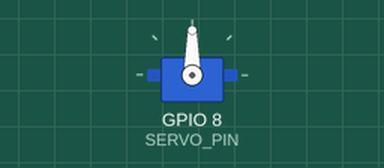
This sketch was run on a simulated ESP32-S3. Shown: servo. I2S audio is not simulated (input reads silence); what the sketch prints to the serial monitor is not drawn.

Above: at 2.0 s.
Timing chart, 0 to 5.0 s (numbered marks = the images above):
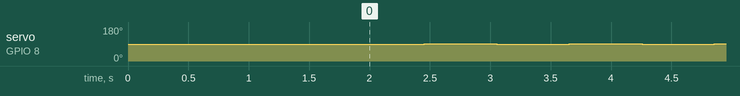

The sketch:

servo_direction_test.ino
```cpp
// servo_direction_test.ino
// ESP32-S3 Supermini + INMP441 + positional hobby servo (SG92R).
//
// Does the servo sound different going one way than the other?
//
// This was missed by servo_mic_test, which measured only the outbound move and
// treated every return as gap contamination to be excluded. Direction was never
// a variable. Playing a pattern made it obvious by ear, because the sequencer
// alternates direction on every hit and the two sound like a high and a low
// drum. Checking the old recordings afterwards, outbound and return jumps have
// the same 9 kHz peak but centroids 408 Hz apart, with the return about 1 dB
// louder: real, but measured on large jumps rather than on the small moves a
// pattern actually uses.
//
// So: isolated single moves, one direction at a time, at the step sizes the
// sequencer uses as velocities. Each move gets its own analysis window with
// silence either side, so up and down are never averaged together.
//
// Same serial protocol and plan shape as the other sketches, so analyze.py
// reads it unchanged. type = 'U' or 'D', p1 = move size in degrees.
//
// Wiring (avoid ESP32-S3 strapping pins 0/3/45/46):
//   INMP441   VDD->3V3  GND->GND  L/R->GND (left ch)  WS->GPIO12  SCK->GPIO11  SD->GPIO13
//   Servo     signal->GPIO8  power from the board's 5V pin, share ground.

#include <ESP32Servo.h>
#include <driver/i2s.h>

#define VERSION "1.0"

#define I2S_WS    12
#define I2S_SD    13
#define I2S_SCK   11
#define SERVO_PIN 8

#define SAMPLE_RATE 32000
#define I2S_PORT    I2S_NUM_0
// Three bits hotter than the sweep sketches. A 2-12 degree move is a fraction
// of the sound a 150 degree sweep makes: at >>17 this test peaked at 530 of
// 32767, which wastes most of the converter's range on a signal that is already
// close to the room. The largest move here is 12 degrees, so there is room.
#define MIC_SHIFT   14

Servo servo;

// The sizes the sequencer offers as velocities.
const int moveSizes[] = {2, 4, 6, 8, 12};
const int REPEATS = 8;

const uint32_t WINDOW_MS = 250;   // one move, comfortably
const uint32_t GAP_MS    = 350;   // silence, so moves never overlap
const int CENTRE_ANGLE   = 90;
const int SERVO_MIN_ANGLE = 0;
const int SERVO_MAX_ANGLE = 180;

struct LogEvent { char type; int p1; int p2; uint32_t start_ms; uint32_t dur_ms; };
LogEvent logEvents[128];
int logLen = 0;

struct Cmd { uint32_t time_ms; int angle; };
Cmd cmds[256];
int cmdLen = 0;
uint32_t totalDuration = 0;

void halt(const char *msg, int value) {
  while (true) { Serial.printf("FATAL: %s (%d)\n", msg, value); Serial.flush(); delay(1000); }
}

void addCmd(uint32_t t, int angle) {
  if (angle < SERVO_MIN_ANGLE || angle > SERVO_MAX_ANGLE)
    halt("commanded angle outside servo range", angle);
  if (cmdLen >= (int)(sizeof(cmds)/sizeof(cmds[0]))) halt("cmds array full", cmdLen);
  cmds[cmdLen++] = {t, angle};
}

void buildPlan() {
  uint32_t t = 500;
  for (int z = 0; z < (int)(sizeof(moveSizes)/sizeof(int)); z++) {
    int size = moveSizes[z];
    for (int r = 0; r < REPEATS; r++) {
      // up: centre -> centre+size
      if (logLen >= (int)(sizeof(logEvents)/sizeof(logEvents[0]))) halt("logEvents full", logLen);
      logEvents[logLen++] = {'U', size, 0, t, WINDOW_MS};
      addCmd(t, CENTRE_ANGLE + size);
      t += WINDOW_MS + GAP_MS;

      // down: centre+size -> centre, the same distance travelled back
      if (logLen >= (int)(sizeof(logEvents)/sizeof(logEvents[0]))) halt("logEvents full", logLen);
      logEvents[logLen++] = {'D', size, 0, t, WINDOW_MS};
      addCmd(t, CENTRE_ANGLE);
      t += WINDOW_MS + GAP_MS;
    }
  }
  totalDuration = t + 500;
  for (int i = 1; i < cmdLen; i++)
    if (cmds[i].time_ms < cmds[i-1].time_ms) halt("cmds are not in time order", i);
}

void printPlanJson() {
  // skip_ms 0: each event is a single short move, over within ~40 ms, so the
  // onset is the whole sound. analyze.py otherwise skips the first 100 ms.
  // sample_rate must stay the first key, since that is how the PC finds the JSON.
  Serial.printf("{\"sample_rate\":%d,\"skip_ms\":0,\"events\":[", SAMPLE_RATE);
  for (int i = 0; i < logLen; i++) {
    Serial.printf("{\"i\":%d,\"type\":\"%c\",\"p1\":%d,\"p2\":%d,\"start_ms\":%lu,\"dur_ms\":%lu}%s",
      i, logEvents[i].type, logEvents[i].p1, logEvents[i].p2,
      (unsigned long)logEvents[i].start_ms, (unsigned long)logEvents[i].dur_ms,
      (i < logLen - 1) ? "," : "");
  }
  Serial.printf("],\"total_ms\":%lu}\n", (unsigned long)totalDuration);
  Serial.println("===AUDIO_START===");
}

void i2sInit() {
  i2s_config_t cfg = {
    .mode = (i2s_mode_t)(I2S_MODE_MASTER | I2S_MODE_RX),
    .sample_rate = SAMPLE_RATE,
    .bits_per_sample = I2S_BITS_PER_SAMPLE_32BIT,
    .channel_format = I2S_CHANNEL_FMT_ONLY_LEFT,
    .communication_format = I2S_COMM_FORMAT_STAND_I2S,
    .intr_alloc_flags = 0,
    .dma_buf_count = 8,
    .dma_buf_len = 256,
    .use_apll = false
  };
  i2s_pin_config_t pins = {
    .bck_io_num = I2S_SCK, .ws_io_num = I2S_WS,
    .data_out_num = I2S_PIN_NO_CHANGE, .data_in_num = I2S_SD
  };
  i2s_driver_install(I2S_PORT, &cfg, 0, NULL);
  i2s_set_pin(I2S_PORT, &pins);
}

void setup() {
  Serial.begin(921600);
  delay(1500);

  Serial.println("=== servo direction test v" VERSION " ===");
  Serial.println("Isolated up and down moves recorded separately: JSON plan, then raw 16-bit PCM");
  Serial.println("https://github.com/sui001/Servo-notes");

  servo.setPeriodHertz(50);
  servo.attach(SERVO_PIN, 1000, 2000);
  servo.write(CENTRE_ANGLE);
  delay(400);           // settle at centre before the first move is recorded

  i2sInit();
  buildPlan();
  printPlanJson();
}

int cmdIdx = 0;
uint32_t t0;
bool started = false;

void loop() {
  if (!started) { t0 = millis(); started = true; }
  uint32_t now = millis() - t0;

  while (cmdIdx < cmdLen && now >= cmds[cmdIdx].time_ms) {
    servo.write(cmds[cmdIdx].angle);
    cmdIdx++;
  }

  static int32_t raw[128];
  size_t bytesRead = 0;
  i2s_read(I2S_PORT, raw, sizeof(raw), &bytesRead, 0);
  int n = bytesRead / sizeof(int32_t);
  if (n > 0) {
    static int16_t out[128];
    for (int i = 0; i < n; i++) {
      int32_t s = raw[i] >> MIC_SHIFT;
      if (s >  32767) s =  32767;
      if (s < -32768) s = -32768;
      out[i] = (int16_t)s;
    }
    Serial.write((uint8_t*)out, n * sizeof(int16_t));
  }
}
```
